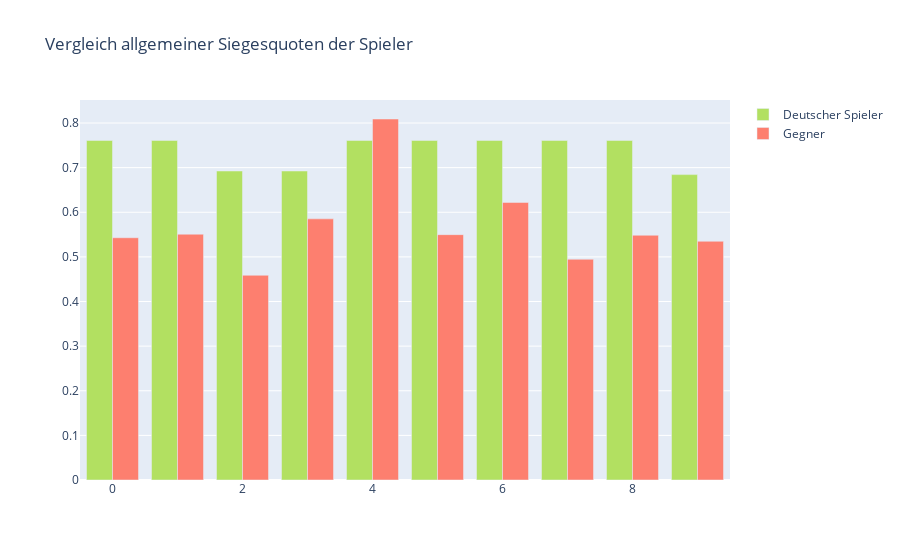

Notebook source saved alongside this figure:
### Markdown cell above
### Visualisierung der allgemeinen Siegesquoten der Spieler aus den Top 10 "besten" Matchkombinationen

### Code cell
fig = go.Figure()

fig.add_trace(go.Bar(
    x=df_filtered2[0:10].index,
    y=df_filtered2[0:10]["Siegesquote_deutscher_Spieler_allg"],
    name='Deutscher Spieler',
    customdata=df_filtered2[0:10][["Vorname_deutsch", "Nachname_deutsch", "Siegesquote_deutscher_Spieler_allg"]],
    hovertemplate=
    '<i>Name</i>: %{customdata[0]} %{customdata[1]}<br>'+
    '<i>Siegesquote</i>: %{customdata[2]:.2f}<br>'+
    '<extra></extra>',
    marker_color='#b2e061'  # Farbe für den deutschen Spieler
))

fig.add_trace(go.Bar(
    x=df_filtered2[0:10].index,
    y=df_filtered2[0:10]["Siegesquote_Gegner_allg"],
    name='Gegner',
    customdata=df_filtered2[0:10][["Vorname_Gegner", "Nachname_Gegner", "Siegesquote_Gegner_allg"]],
    hovertemplate=
    '<i>Name</i>: %{customdata[0]} %{customdata[1]}<br>'+
    '<i>Siegesquote</i>: %{customdata[2]:.2f}<br>'+
    '<extra></extra>',
    marker_color='#fd7f6f'  # Farbe für den Gegner
))

fig.update_layout(barmode='group', title_text='Vergleich allgemeiner Siegesquoten der Spieler')

fig.show()

### Figure 1 — Plotly figure (JSON) as saved in the notebook; plotly's stock layout.template omitted (floating-point values rounded to 4 significant figures)
{"data": [{"customdata": [["Boris", "Becker", 0.7609], ["Boris", "Becker", 0.7609], ["Alexander", "Zverev", 0.6925], ["Alexander", "Zverev", 0.6925], ["Boris", "Becker", 0.7609], ["Boris", "Becker", 0.7609], ["Boris", "Becker", 0.7609], ["Boris", "Becker", 0.7609], ["Boris", "Becker", 0.7609], ["Michael", "Stich", 0.6844]], "hovertemplate": "<i>Name</i>: %{customdata[0]} %{customdata[1]}<br><i>Siegesquote</i>: %{customdata[2]:.2f}<br><extra></extra>", "marker": {"color": "#b2e061"}, "name": "Deutscher Spieler", "type": "bar", "x": [0, 1, 2, 3, 4, 5, 6, 7, 8, 9], "y": [0.7609, 0.7609, 0.6925, 0.6925, 0.7609, 0.7609, 0.7609, 0.7609, 0.7609, 0.6844]}, {"customdata": [["Alexander", "Volkov", 0.5429], ["Cedric", "Pioline", 0.5508], ["Adrian", "Mannarino", 0.4588], ["Kevin", "Anderson", 0.5852], ["Jimmy", "Connors", 0.809], ["Paul", "Annacone", 0.5498], ["Petr", "Korda", 0.622], ["Javier", "Sanchez", 0.4947], ["David", "Wheaton", 0.5485], ["Wally", "Masur", 0.535]], "hovertemplate": "<i>Name</i>: %{customdata[0]} %{customdata[1]}<br><i>Siegesquote</i>: %{customdata[2]:.2f}<br><extra></extra>", "marker": {"color": "#fd7f6f"}, "name": "Gegner", "type": "bar", "x": [0, 1, 2, 3, 4, 5, 6, 7, 8, 9], "y": [0.5429, 0.5508, 0.4588, 0.5852, 0.809, 0.5498, 0.622, 0.4947, 0.5485, 0.535]}], "layout": {"barmode": "group", "title": {"text": "Vergleich allgemeiner Siegesquoten der Spieler"}}}
